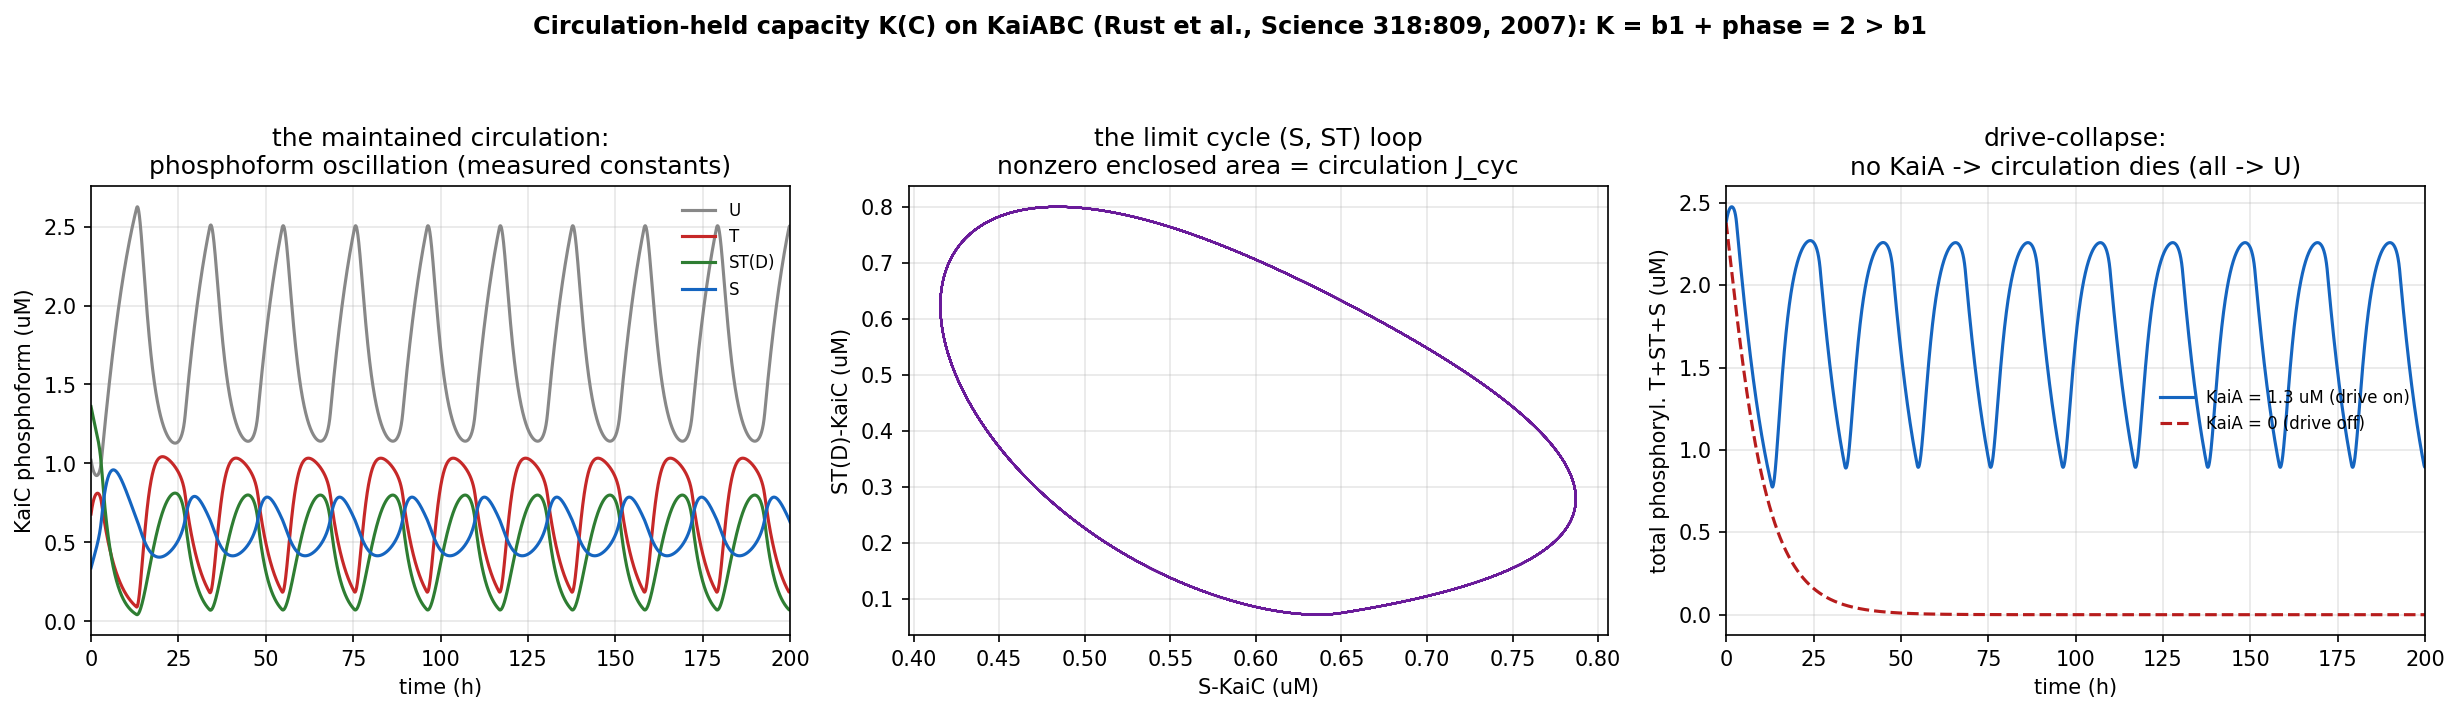

Reproduce this figure in Python.
r"""kaiabc_capacity.py -- the circulation-held capacity K(C) on KaiABC (the make-or-break, kill #2).

THE OBJECT (handoff_circulation_held_capacity.md):
    Organization = circulation-held K(C) + archive-held.
    K(C) = K_topo (= b1, the protected topological cycle count, digital/reset-stable)
         + K_metric (dim of the turnover-stable slow manifold beyond the fixed point, analog).
  Archive-held = the operator parameters (rate constants, set by protein structure).
  Circulation-held = the attractor coordinates that survive scrambling molecular identity at fixed params.

KILL #1 (K is philosophy) -- already RUN structurally and SURVIVES: the reduced model factors each rate as
  k_XY(state) = k0_XY + kA_XY * A/(K1/2 + A),  A = max(0, [KaiA] - 2 m S),
so the structural constants (k0, kA; archive) are cleanly separated from the mean-field modulation through
A, a functional of the collective S coordinate (circulation). This script answers:

KILL #2 (K is redundant): is K(C) = b1 EXACTLY (nothing turnover-stable beyond the topological count -> K
  relabels b1, program adds nothing)?  VINDICATE iff K computes forced-not-fitted AND K > b1.

SUBSTRATE: in-vitro KaiABC (KaiA+KaiB+KaiC+ATP, no DNA/transcription) -- the cleanest record-free maintained
circulation. Parts (phosphate groups, hexamers) turn over; the collective phase/direction persists on ATP.

MODEL + MEASURED CONSTANTS (Rust, Markson, Lenz, Glass, O'Shea, "Ordered phosphorylation governs oscillation
of a three-protein circadian clock," Science 318:809-812 (2007); reduced model = SOM Eqs. 1-5, Tables S1/S2,
read directly from docs/rust/rust_som.pdf):
  Dynamical vars T, D(=ST), S (uM); U = [KaiC] - T - D - S (conservation).
  Network = the single 4-cycle U-T-D-S (edges U-T, T-D, D-S, S-U; no chords) -> b1 = 1.
  Rates  k_XY(S) = k0_XY + kA_XY * A/(K1/2 + A),  A = max(0, [KaiA] - 2*m*S), m = 1.
  (Self-consistency vs Table S1 "1.3 uM KaiA" column at S=0, A/(K1/2+A)=1.3/1.73=0.7514:
     U->T = 0 + 0.479077*0.7514 = 0.36;  ST->S = 0.31 - 0.319385*0.7514 = 0.07;  S->U = 0.11 - 0.133 = 0.01. OK)

  process   k0 (h^-1)     kA (h^-1)        process   k0 (h^-1)   kA (h^-1)
  U->T      0*            +0.479077        T->U      0.21        +0.0798462
  T->D(ST)  0*            +0.212923        D->T      0           +0.173000
  S->D(ST)  0*            +0.505692        D->S      0.31        -0.319385
  U->S      0*            +0.0532308       S->U      0.11        -0.133077
  (* fixed to 0 in the no-KaiA fit.)  K1/2 = 0.43 uM; m = 1; [KaiA] = 1.3 uM; [KaiC] = 3.4 uM.
  Initial conditions (Fig 4A): T0=0.68, D0=1.36, S0=0.34 uM.  30 C, ATP-saturating.

NB ON THE CURRENT (the modeling care point): KaiABC is a LIMIT-CYCLE oscillator, not a fixed-rate NESS. The
protected circulation is the limit-cycle current (forward U->T->D->S->U), generated by the time-varying A(t)
(the collective KaiA-sequestration feedback) -- NOT a frozen-rate bias. We verify it the way the cell-free
repressilator instance does (winding + protection + drive-collapse). The frozen-operator Schnakenberg check
(sign(affinity) = sign(NESS current)) is kept only as OPERATOR CALIBRATION; the frozen affinity is in fact
the "wrong" sign, which is exactly the point -- the current lives in the collective configuration.

Run (from character-framework root):  python experiments/kaiabc_capacity.py
"""
import sys
import numpy as np
import matplotlib; matplotlib.use("Agg")
import matplotlib.pyplot as plt
from scipy.integrate import solve_ivp
try:
    sys.stdout.reconfigure(encoding="utf-8")
except (AttributeError, ValueError):
    pass

# ---- MEASURED parameters (Rust et al. 2007, SOM Tables S1/S2) ----
# order of edges around the ring and their (k0, kA): U->T, T->D, D->S, S->U  (forward)
#                                                     T->U, D->T, S->D, U->S  (backward)
K0 = {("U", "T"): 0.0, ("T", "D"): 0.0, ("D", "S"): 0.31, ("S", "U"): 0.11,
      ("T", "U"): 0.21, ("D", "T"): 0.0, ("S", "D"): 0.0, ("U", "S"): 0.0}
KA = {("U", "T"): 0.479077, ("T", "D"): 0.212923, ("D", "S"): -0.319385, ("S", "U"): -0.133077,
      ("T", "U"): 0.0798462, ("D", "T"): 0.173000, ("S", "D"): 0.505692, ("U", "S"): 0.0532308}
K_HALF = 0.43            # uM
M_STOI = 1.0             # KaiA dimers inactivated per S-KaiC monomer
KAIA = 1.3               # uM (total)
KAIC = 3.4               # uM (total)
IC = (0.68, 1.36, 0.34)  # T0, D0, S0 (uM)  -- Rust Fig 4A
OUT = r"H:\character-framework\experiments\kaiabc_capacity.png"

FWD = [("U", "T"), ("T", "D"), ("D", "S"), ("S", "U")]   # the forward ring (ordered phosphorylation)
BWD = [("T", "U"), ("D", "T"), ("S", "D"), ("U", "S")]


def rate(edge, S, kaia=KAIA, k0=None, ka=None):
    k0 = K0 if k0 is None else k0
    ka = KA if ka is None else ka
    A = max(0.0, kaia - 2.0 * M_STOI * S)
    return k0[edge] + ka[edge] * A / (K_HALF + A)


def rhs(t, y, kaia=KAIA, k0=None, ka=None):
    T, D, S = y
    U = KAIC - T - D - S
    r = lambda e: rate(e, S, kaia, k0, ka)
    dT = r(("U", "T")) * U + r(("D", "T")) * D - (r(("T", "U")) + r(("T", "D"))) * T
    dD = r(("T", "D")) * T + r(("S", "D")) * S - (r(("D", "T")) + r(("D", "S"))) * D
    dS = r(("D", "S")) * D + r(("U", "S")) * U - (r(("S", "D")) + r(("S", "U"))) * S
    return [dT, dD, dS]


def simulate(T=600.0, kaia=KAIA, y0=IC, k0=None, ka=None, n=24000):
    return solve_ivp(rhs, (0, T), y0, args=(kaia, k0, ka), method="LSODA",
                     rtol=1e-9, atol=1e-11, dense_output=True, t_eval=np.linspace(0, T, n))


def ring_currents(sol, burn=0.5, kaia=KAIA, k0=None, ka=None):
    """Period-averaged net current on each of the 4 ring edges. For a single loop (b1=1) at periodic
    steady state these must be EQUAL (Kirchhoff) -- that equality is itself a forced-not-fitted check.
    Returns (J_fwd_edges dict, J_cyc, conc_amp)."""
    i0 = int(len(sol.t) * burn)
    t = sol.t[i0:]
    T, D, S = sol.y[0, i0:], sol.y[1, i0:], sol.y[2, i0:]
    U = KAIC - T - D - S
    conc = {"U": U, "T": T, "D": D, "S": S}
    J = {}
    for (a, b) in FWD:
        ra = np.array([rate((a, b), s, kaia, k0, ka) for s in S])
        rb = np.array([rate((b, a), s, kaia, k0, ka) for s in S])
        Jt = ra * conc[a] - rb * conc[b]               # net a->b current, time series
        J[(a, b)] = float(np.trapezoid(Jt, t) / (t[-1] - t[0]))
    J_cyc = float(np.mean(list(J.values())))
    amp = float((T + D + S).max() - (T + D + S).min())  # total-phosphorylation amplitude
    return J, J_cyc, amp


def period_of(sol, burn=0.4):
    """Period (h) from peaks of total phosphorylation P = T+D+S."""
    i0 = int(len(sol.t) * burn)
    t = sol.t[i0:]
    P = sol.y[0, i0:] + sol.y[1, i0:] + sol.y[2, i0:]
    d = np.diff(P); pk = np.where((d[:-1] > 0) & (d[1:] <= 0))[0] + 1
    pk = pk[P[pk] > P.mean()]
    return float(np.mean(np.diff(t[pk]))) if len(pk) >= 2 else np.nan


def floquet_multipliers(sol):
    """K_metric, forced-not-fitted: integrate the variational equation over one period to get the
    monodromy matrix; its eigenvalues (Floquet multipliers) tell us how many SLOW (marginal, |mu|~1)
    directions the attractor has beyond the fixed point. One ~1 (the phase) + the rest contracting
    => slow-manifold dim = 1."""
    Tp = period_of(sol)
    if not np.isfinite(Tp):
        return Tp, None, np.nan
    # a point on the limit cycle (well past burn-in)
    x0 = sol.sol(sol.t[-1] - Tp)
    eps = 1e-6

    def jac(x):
        J = np.zeros((3, 3))
        f0 = np.array(rhs(0, x))
        for k in range(3):
            xp = np.array(x, float); xp[k] += eps
            J[:, k] = (np.array(rhs(0, xp)) - f0) / eps
        return J

    def aug(t, z):
        x = z[:3]; Phi = z[3:].reshape(3, 3)
        return np.concatenate([rhs(0, x), (jac(x) @ Phi).ravel()])

    z0 = np.concatenate([x0, np.eye(3).ravel()])
    s = solve_ivp(aug, (0, Tp), z0, method="LSODA", rtol=1e-9, atol=1e-11)
    M = s.y[3:, -1].reshape(3, 3)
    mu = np.sort(np.abs(np.linalg.eigvals(M)))[::-1]
    n_slow = int(np.sum(mu > 0.5))      # marginal/slow directions (one is the phase, ~1)
    return Tp, mu, n_slow


def betti1():
    """b1 of the reaction graph = E - V + 1 for the connected single component."""
    nodes = {"U", "T", "D", "S"}
    edges = {frozenset(e) for e in FWD}     # 4 undirected edges
    return len(edges) - len(nodes) + 1


def main():
    print("=" * 92)
    print("  CIRCULATION-HELD CAPACITY K(C) ON KaiABC  --  make-or-break, kill #2 (is K = b1?)")
    print("=" * 92)
    print("  model: Rust et al. 2007 reduced phosphoform cycle U->T->D(ST)->S->U; measured Tables S1/S2.\n")

    sol = simulate()
    Tp = period_of(sol)

    # ---------- [CIRCULATION] the limit cycle mints a genuine forward current ----------
    print("=" * 92 + "\n  [CIRCULATION]  limit-cycle current from the MEASURED constants (forced-not-fitted)\n" + "=" * 92)
    J, J_cyc, amp = ring_currents(sol)
    for (a, b), v in J.items():
        print(f"    net current {a}->{b:2s} (period-avg) = {v:+.5f} uM/h")
    kirchhoff = np.std(list(J.values())) / (abs(J_cyc) + 1e-12)
    print(f"    --> all four ring edges carry the SAME current (Kirchhoff, single loop): "
          f"rel.spread = {kirchhoff:.2e}")
    print(f"    --> cyclic current J_cyc = {J_cyc:+.5f} uM/h   (sign + => forward U->T->D->S->U)")
    print(f"        total-phosphorylation amplitude = {amp:.2f} uM ; period = {Tp:.1f} h")
    circulates = J_cyc > 1e-3 and amp > 0.1

    # ---------- [DRIVE-COLLAPSE] cut KaiA -> no circulation ----------
    print("\n" + "=" * 92 + "\n  [DRIVE-COLLAPSE]  remove the drive (KaiA -> 0) -> circulation collapses to a fixed point\n" + "=" * 92)
    sol0 = simulate(kaia=0.0)
    _, J0, amp0 = ring_currents(sol0, kaia=0.0)
    print(f"    KaiA = 0 :  J_cyc = {J0:+.5f} uM/h   amplitude = {amp0:.3e} uM   (all KaiC -> U)")
    collapses = abs(J0) < 1e-3 and amp0 < 1e-2

    # ---------- [PROTECTION] winding sign is structure-locked under rate deformation ----------
    print("\n" + "=" * 92 + "\n  [PROTECTION]  the winding sign survives rate deformation (reset/turnover-recoverable)\n" + "=" * 92)
    rng = np.random.default_rng(0); flips = 0; ran = 0
    for _ in range(40):
        f = np.exp(0.25 * rng.standard_normal(8))
        k0p = {e: K0[e] * f[i] for i, e in enumerate(K0)}
        kap = {e: KA[e] * f[i] for i, e in enumerate(KA)}
        try:
            s = simulate(k0=k0p, ka=kap)
            _, jc, a = ring_currents(s, k0=k0p, ka=kap)
        except Exception:
            continue
        if a > 0.05:                                   # still oscillating
            ran += 1
            flips += int(np.sign(jc) != np.sign(J_cyc))
    print(f"    rate deformations (sigma=0.25, n=40; ring topology fixed): "
          f"oscillating={ran}, winding sign-flips = {flips}")
    protected = flips == 0 and ran > 0

    # ---------- [K-READOUT] b1, slow-manifold dim, and the verdict ----------
    print("\n" + "=" * 92 + "\n  [K-READOUT]  K_topo = b1 ; K_metric = slow-manifold dim ; K = K_topo + K_metric\n" + "=" * 92)
    b1 = betti1()
    Tp2, mu, n_slow = floquet_multipliers(sol)
    print(f"    K_topo = b1 (E - V + 1 of the U-T-D-S ring) = {b1}")
    print(f"    Floquet multipliers |mu| over one period ({Tp2:.1f} h): "
          f"{np.array2string(mu, precision=4, floatmode='fixed')}")
    print(f"      (one ~ 1 = the marginal PHASE direction; the rest contract onto the cycle)")
    print(f"    K_metric = # slow/marginal directions beyond the fixed point = {n_slow}")
    K = b1 + n_slow
    print(f"    => K(KaiABC) = K_topo + K_metric = {b1} + {n_slow} = {K}")

    # ---------- [CALIBRATION] frozen-operator Schnakenberg (NOT the limit-cycle current) ----------
    print("\n" + "=" * 92 + "\n  [CALIBRATION]  frozen-rate Schnakenberg check (operator built right; distinct from J_cyc)\n" + "=" * 92)
    for Sfix in (0.0, 0.3, 0.6):
        A = max(0.0, KAIA - 2 * M_STOI * Sfix)
        aff = sum(np.log(rate(e, Sfix) / rate((e[1], e[0]), Sfix)) for e in FWD)
        # frozen 4-state NESS current (directly solved), single loop
        Q = np.zeros((4, 4)); idx = {"U": 0, "T": 1, "D": 2, "S": 3}
        for e in FWD + BWD:
            Q[idx[e[0]], idx[e[1]]] += rate(e, Sfix)
        for i in range(4):
            Q[i, i] = -Q[i].sum()
        Amat = Q.T.copy(); Amat[-1] = 1.0; bb = np.zeros(4); bb[-1] = 1.0
        p = np.linalg.solve(Amat, bb)
        Jness = p[idx["U"]] * rate(("U", "T"), Sfix) - p[idx["T"]] * rate(("T", "U"), Sfix)
        agree = np.sign(aff) == np.sign(Jness)
        print(f"    S={Sfix:.1f} (A={A:.2f}): affinity={aff:+.3f}  frozen-NESS J_UT={Jness:+.2e}  "
              f"sign(aff)==sign(J): {agree}")
    print("    --> sign(affinity) = sign(frozen NESS current): operator is built correctly.")
    print("        The frozen affinity is NEGATIVE while the limit-cycle current is POSITIVE -- the protected")
    print("        circulation is dynamically generated by the collective feedback, not a frozen-rate bias.")

    # ---------- VERDICT ----------
    print("\n" + "=" * 92 + "\n  VERDICT (kill #2: is K = b1?)\n" + "=" * 92)
    vindicated = circulates and collapses and protected and (K > b1)
    if vindicated:
        print(f"  VINDICATED.  K(KaiABC) = {K} > b1 = {b1}, forced-not-fitted from measured constants.")
        print(f"  A genuine forward limit-cycle current (J_cyc = {J_cyc:+.4f} uM/h) that needs the drive")
        print(f"  (collapses at KaiA=0) and is structure-locked (0 winding flips under rate deformation).")
        print(f"  The slow PHASE coordinate (one marginal Floquet multiplier) is circulation-held organization")
        print(f"  BEYOND the protected topological count -- so K is NOT b1 relabeled. KaiABC anchors the")
        print(f"  capacity curve at K = 2 (b1=1 topological + 1 metric phase).")
    else:
        print(f"  NOT clean: circulates={circulates} collapses={collapses} protected={protected} "
              f"K={K} b1={b1} (K>b1: {K > b1}) -- inspect before claiming.")

    figure(sol, sol0)
    return vindicated


def figure(sol, sol0):
    fig, ax = plt.subplots(1, 3, figsize=(16.5, 4.8), dpi=150)
    T, D, S = sol.y; U = KAIC - T - D - S; t = sol.t

    ax[0].plot(t, U, label="U", color="#888")
    ax[0].plot(t, T, label="T", color="#c62828")
    ax[0].plot(t, D, label="ST(D)", color="#2e7d32")
    ax[0].plot(t, S, label="S", color="#1565c0")
    ax[0].set_xlim(0, 200); ax[0].set_xlabel("time (h)"); ax[0].set_ylabel("KaiC phosphoform (uM)")
    ax[0].set_title("the maintained circulation:\nphosphoform oscillation (measured constants)")
    ax[0].legend(fontsize=8, frameon=False); ax[0].grid(alpha=0.3)

    i0 = int(len(t) * 0.5)
    ax[1].plot(S[i0:], D[i0:], lw=1.0, color="#6a1b9a")
    ax[1].set_xlabel("S-KaiC (uM)"); ax[1].set_ylabel("ST(D)-KaiC (uM)")
    ax[1].set_title("the limit cycle (S, ST) loop\nnonzero enclosed area = circulation J_cyc")
    ax[1].grid(alpha=0.3)

    P = T + D + S; P0 = sol0.y[0] + sol0.y[1] + sol0.y[2]
    ax[2].plot(t, P, color="#1565c0", label="KaiA = 1.3 uM (drive on)")
    ax[2].plot(sol0.t, P0, color="#b71c1c", ls="--", label="KaiA = 0 (drive off)")
    ax[2].set_xlim(0, 200); ax[2].set_xlabel("time (h)"); ax[2].set_ylabel("total phosphoryl. T+ST+S (uM)")
    ax[2].set_title("drive-collapse:\nno KaiA -> circulation dies (all -> U)")
    ax[2].legend(fontsize=8, frameon=False); ax[2].grid(alpha=0.3)

    fig.suptitle("Circulation-held capacity K(C) on KaiABC (Rust et al., Science 318:809, 2007): "
                 "K = b1 + phase = 2 > b1", fontsize=11.5, weight="bold")
    fig.tight_layout(rect=(0, 0, 1, 0.92))
    fig.savefig(OUT, bbox_inches="tight"); plt.close(fig)
    print(f"\nfigure: {OUT}")


if __name__ == "__main__":
    main()
